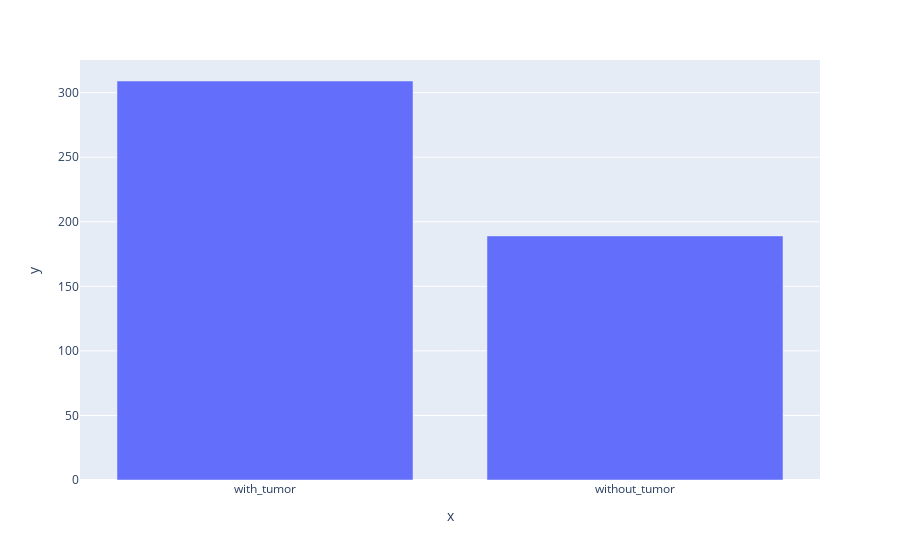

Notebook code for this chart:
### Markdown cell above
Статистика наглядно

### Code cell
fig = px.bar(x=["with_tumor", "without_tumor"], y=[ds.class_counts['yes'], ds.class_counts['no']])
fig.show()

### Figure 1 — Plotly figure (JSON) as saved in the notebook; plotly's stock layout.template omitted (floating-point values rounded to 4 significant figures)
{"data": [{"alignmentgroup": "True", "hovertemplate": "x=%{x}<br>y=%{y}<extra></extra>", "legendgroup": "", "marker": {"color": "#636efa", "pattern": {"shape": ""}}, "name": "", "offsetgroup": "", "orientation": "v", "showlegend": false, "textposition": "auto", "type": "bar", "x": ["with_tumor", "without_tumor"], "xaxis": "x", "y": [309, 189], "yaxis": "y"}], "layout": {"barmode": "relative", "legend": {"tracegroupgap": 0}, "margin": {"t": 60}, "xaxis": {"anchor": "y", "domain": [0, 1], "title": {"text": "x"}}, "yaxis": {"anchor": "x", "domain": [0, 1], "title": {"text": "y"}}}}
